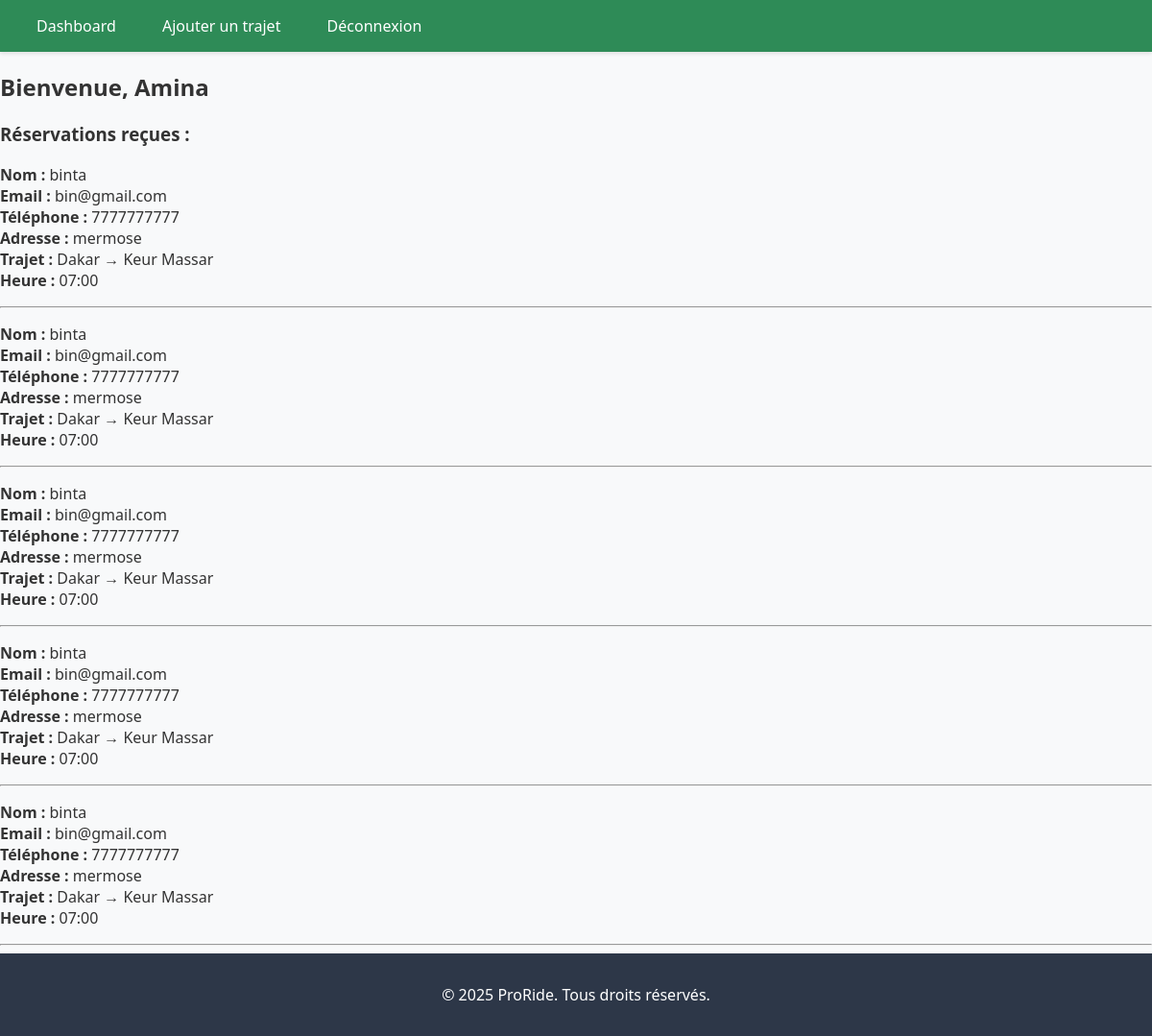
/conducteur/dashboard (signed in), run on the app's committed database.
### app/models.py (models this page shows)
class User(db.Model):
    id = db.Column(db.Integer, primary_key=True)
    nom = db.Column(db.String(100))
    email = db.Column(db.String(100), unique=True, nullable=False)
    password = db.Column(db.String(100), nullable=False)
    adresse = db.Column(db.String(200))
    telephone = db.Column(db.String(50))
    role = db.Column(db.String(50))
    numero_permis = db.Column(db.String(100), nullable=True)
    marque_voiture = db.Column(db.String(100), nullable=True)
    modele_voiture = db.Column(db.String(100), nullable=True)
    trajets = db.relationship('Trajet', backref='conducteur', lazy=True)
    reservations = db.relationship('Reservation', backref='passager', lazy=True)

class Trajet(db.Model):
    id = db.Column(db.Integer, primary_key=True)
    depart = db.Column(db.String(100))
    destination = db.Column(db.String(100))
    heure_depart = db.Column(db.String(20))
    places = db.Column(db.Integer)
    itineraire = db.Column(db.String(50))
    cout = db.Column(db.String(20))
    conducteur_id = db.Column(db.Integer, db.ForeignKey('user.id'), nullable=False)
    reservations = db.relationship('Reservation', backref='trajet', lazy=True)

### app/routes.py (the view)
@main.route('/conducteur/dashboard')
def dashboard_conducteur():
    if session.get('role') != 'conducteur':
        return redirect(url_for('main.login'))
    conducteur = User.query.filter_by(email=session.get('email')).first()
    if not conducteur:
        flash("Conducteur introuvable.", "danger")
        return redirect(url_for('main.login'))
    trajets = Trajet.query.filter_by(conducteur_id=conducteur.id).all()
    reservations = []
    for trajet in trajets:
        for res in trajet.reservations:
            reservations.append({
                'nom_passager': res.passager.nom,
                'email_passager': res.passager.email,
                'telephone_passager': res.passager.telephone,
                'adresse_passager': res.passager.adresse,
                'depart': trajet.depart,
                'destination': trajet.destination,
                'heure_depart': trajet.heure_depart
            })
    return render_template('conducteur.html', trajets=trajets, reservations=reservations)

### app/templates/conducteur.html (shortened to what this page needs)
{% extends 'base.html' %}
{% block content %}
<h2>Bienvenue, {{ session['nom'] }}</h2>
<h3>Réservations reçues :</h3>
{% if reservations %}
    {% for r in reservations %}
        <p>
            <strong>Nom :</strong> {{ r.nom_passager }}<br>
            <strong>Email :</strong> {{ r.email_passager }}<br>
            <strong>Téléphone :</strong> {{ r.telephone_passager }}<br>
            <strong>Adresse :</strong> {{ r.adresse_passager }}<br>
            <strong>Trajet :</strong> {{ r.depart }} → {{ r.destination }}<br>
            <strong>Heure :</strong> {{ r.heure_depart }}<br>
        </p>
        <hr>
    {% endfor %}
{% else %}
    <p>Aucune réservation pour l’instant.</p>
{% endif %}
{% endblock %}

### app/templates/base.html (shortened to what this page needs)
<!DOCTYPE html>
<html lang="fr">
<head>
    <link href="{{ url_for('static', filename='css/style.css') }}" rel="stylesheet">
</head>
<body>
    <nav class="navbar">
        {% if 'email' in session %}
            {% if session['role'] == 'conducteur' %}
                <a href="{{ url_for('main.dashboard_conducteur') }}" class="nav-item">Dashboard</a>
                <a href="{{ url_for('main.ajouter_trajet') }}" class="nav-item">Ajouter un trajet</a>
            {% elif session['role'] == 'passager' %}
                <a href="{{ url_for('main.recherche') }}" class="nav-item">Rechercher un trajet</a>
            {% endif %}
            <a href="{{ url_for('main.logout') }}" class="nav-item">Déconnexion</a>
        {% else %}
            <a href="{{ url_for('main.login') }}" class="nav-item">Se connecter</a>
            <a href="{{ url_for('main.register') }}" class="nav-item">S'inscrire</a>
        {% endif %}
    </nav>
    <main class="container">
        {% block content %}{% endblock %}
    </main>
    <footer>
        <p class="text-sm">
            © 2025 ProRide. Tous droits réservés.
        </p>
    </footer>
</body>
</html>

### app/static/css/style.css (style rules this page uses)
body { font-family: 'Segoe UI', Tahoma, Geneva, Verdana, sans-serif; background-color: #f8f9fa; color: #333; margin: 0; min-height: 100vh; display: flex; flex-direction: column; }
.navbar { background-color: #2e8b57; color: white; padding: 1rem; box-shadow: 0 2px 4px rgba(0,0,0,0.1); }
.navbar a { color: white; text-decoration: none; margin: 0 10px; padding: 8px 12px; border-radius: 4px; transition: background-color 0.3s; }
footer { background-color: #2d3748; color: white; text-align: center; padding: 1rem; margin-top: auto; }

### data on the page
User: nom "Amina"
User: nom_passager "binta" "binta" "binta" "binta" "binta", email_passager "bin@gmail.com" "bin@gmail.com" "bin@gmail.com" "bin@gmail.com" "bin@gmail.com", telephone_passager "7777777777" "7777777777" "7777777777" "7777777777" "7777777777", adresse_passager "mermose" "mermose" "mermose" "mermose" "mermose"
Trajet: depart "Dakar" "Dakar" "Dakar" "Dakar" "Dakar", destination "Keur Massar" "Keur Massar" "Keur Massar" "Keur Massar" "Keur Massar", heure_depart "07:00" "07:00" "07:00" "07:00" "07:00"
